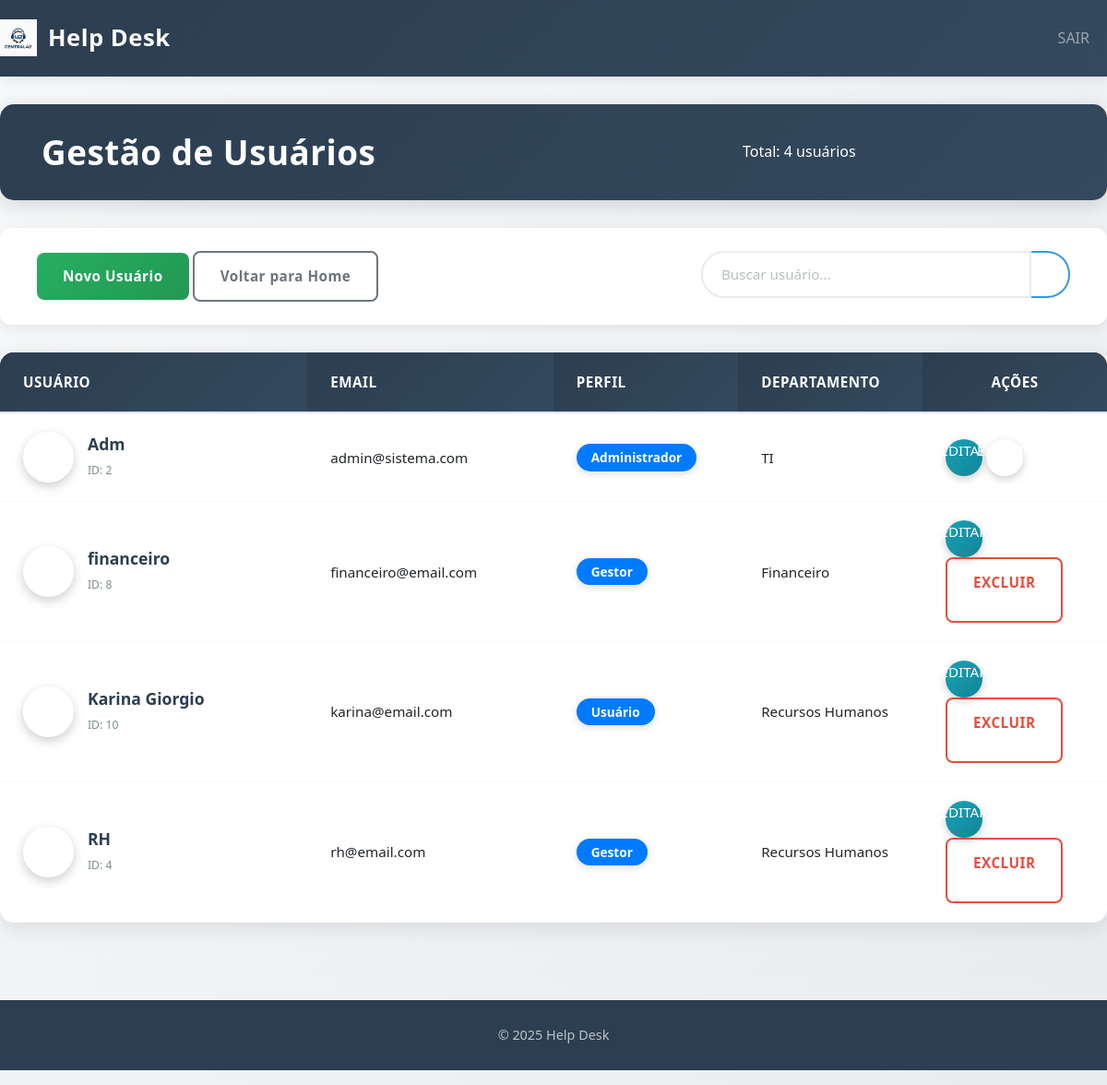
/gerenciar_usuarios.php (signed in), run on the app's committed database.
### tables this page shows
CREATE TABLE `usuarios` (
  `id_usuario` int(11) NOT NULL,
  `nome` varchar(100) NOT NULL,
  `email` varchar(100) NOT NULL,
  `senha` varchar(255) NOT NULL,
  `id_tipo_usuario` int(11) NOT NULL,
  `id_departamento` int(11) DEFAULT NULL
);

CREATE TABLE `departamentos` (
  `id_departamento` int(11) NOT NULL,
  `nome` varchar(100) NOT NULL
);

### classes/Usuario.php (called while the page is built, shortened)
<?php
class Usuario
{
    public function listarTodos($con)
    {
        try {
            $stmt = $con->prepare("
                SELECT u.id_usuario, u.nome, u.email, u.id_tipo_usuario, u.id_departamento,
                       d.nome as departamento_nome, t.nome_tipo as tipo_nome
                FROM usuarios u
                LEFT JOIN departamentos d ON u.id_departamento = d.id_departamento
                LEFT JOIN tipos_usuario t ON u.id_tipo_usuario = t.id_tipo_usuario
                ORDER BY u.nome
            ");
            $stmt->execute();
            return $stmt->fetchAll(PDO::FETCH_ASSOC);
        } catch (PDOException $e) {
            throw new Exception("Erro ao listar usuários: " . $e->getMessage());
        }
    }
}

### gerenciar_usuarios.php (the view, shortened to what this page needs)
<?php
include "cabecalho_logado.php";
include "conn.php";
include "classes/Usuario.php";
$usuarioModelo = new Usuario("", "", "", "", "");
$usuarios = $usuarioModelo->listarTodos($con);
?>
<main class="management-container">
    <div class="container-fluid">
        <div class="page-header">
            <div class="row align-items-center">
                <div class="col-md-8">
                    <h1 class="page-title">
                        <i class="fas fa-users-cog me-3"></i>Gestão de Usuários
                    </h1>
                </div>
                <div class="col-md-4 text-end">
                    <div class="user-stats">
                        Total: <?php echo count($usuarios); ?> usuários
                    </div>
                </div>
            </div>
        </div>
        <div class="actions-container">
            <div class="row">
                <div class="col-md-6">
                    <a href="cadastro.php" class="btn btn-success btn-lg">
                        <i class="fas fa-user-plus me-2"></i>Novo Usuário
                    </a>
                    <a href="home.php" class="btn btn-outline-secondary btn-lg">
                        <i class="fas fa-home me-2"></i>Voltar para Home
                    </a>
                </div>
                <div class="col-md-6 text-end">
                    <div class="input-group search-box">
                        <input type="text" class="form-control" placeholder="Buscar usuário..." id="searchInput">
                        <button class="btn btn-outline-primary" type="button">
                        </button>
                    </div>
                </div>
            </div>
        </div>
        <div class="users-table-container">
            <?php if (count($usuarios) > 1){ ?>
                <div class="table-responsive">
                    <table class="table table-hover" id="usersTable">
                        <thead class="table-dark">
                            <tr>
                                <th width="25%">Usuário</th>
                                <th width="20%">Email</th>
                                <th width="15%">Perfil</th>
                                <th width="15%">Departamento</th>
                                <th width="15%" class="text-center">Ações</th>
                            </tr>
                        </thead>
                        <tbody>
                            <?php foreach ($usuarios as $user){?>
                                <tr>
                                    <td>
                                        <div class="user-info">
                                            <div class="user-avatar">
                                            </div>
                                            <div class="user-details">
                                                <h6 class="mb-1">
                                                    <?php echo $user['nome']; ?>
                                                </h6>
                                                <small class="text-muted">ID: <?php echo $user['id_usuario']; ?></small>
                                            </div>
                                        </div>
                                    </td>
                                    <td>
                                        <div class="email-cell">
                                            <?php echo $user['email']; ?>
                                        </div>
                                    </td>
                                    <td>
                                        <?php
                                        $perfil = '';
                                        switch ($user['id_tipo_usuario']) {
                                            case 3:
                                                $perfil = 'Administrador';
                                                break;
                                            case 2:
                                                $perfil = 'Gestor';
                                                break;
                                            case 1:
                                            default:
                                                $perfil = 'Usuário';
                                                break;
                                        }
                                        ?>
                                        <span class="badge badge-pill badge-primary">
                                            <?php echo $perfil; ?>
                                        </span>
                                    </td>
                                    <td>
                                        <div class="department-cell">
                                            <?php echo $user['departamento_nome']; ?>
                                        </div>
                                    </td>
                                    <td>
                                        <div class="d-grid gap-2 d-md-block">
                                            <a href="editar_usuario.php?id=<?php echo $user['id_usuario']; ?>"
                                                class="btn-action btn-edit"
                                                title="Editar usuário">
                                                <p>EDITAR</p>
                                            </a>
                                            <?php if ($user['id_usuario'] != $_SESSION['id']){ ?>
                                                <a href="gerenciar_usuarios.php?excluir=<?php echo $user['id_usuario']; ?>"
                                                    class="btn btn-outline-danger"
                                                    title="Excluir usuário"
                                                    onclick="return confirm('Tem certeza que deseja excluir o usuário <?php echo $user['nome']; ?>? Esta ação não pode ser desfeita.')">
                                                    <p>EXCLUIR</p>
                                                </a>
                                            <?php } else { ?>
                                                <span class="btn-action btn-hidded" title="Não é possível excluir sua própria conta">
                                                    <p>EXCLUIR</p>
                                                </span>
                                            <?php }; ?>
                                        </div>
                                    </td>
                                </tr>
                            <?php }; ?>
                        </tbody>
                    </table>
                </div>
            <?php } ?>
        </div>
    </div>
</main>
<?php include "rodape.php"; ?>

### cabecalho_logado.php (shortened to what this page needs)
<!DOCTYPE html>
<html lang="pt-BR">
<head>
  <link rel="stylesheet"
        href="https://maxcdn.bootstrapcdn.com/bootstrap/4.0.0/css/bootstrap.min.css"
>
  <link rel="stylesheet" href="style.css">
</head>
<body>
  <header>
    <nav class="navbar navbar-dark bg-dark">
      <a class="navbar-brand" href="home.php">
        <img src="img/Gemini_Generated_Image_xny45nxny45nxny4.png" alt="Logo  Help Desk">
         Help Desk
      </a>
       <ul class="navbar-nav">
        <li class="nav-item">
          <a href="logoff.php" class="nav-link">
          SAIR
         </a>
    </nav>
  </header>

### rodape.php
  <footer class="text-center mt-4 mb-3 text-muted">
    <small>&copy; <?php echo date("Y"); ?>  Help Desk</small>
  </footer>
</body>
</html>

### style.css (style rules this page uses)
.navbar-dark.bg-dark { background: linear-gradient(135deg, #2c3e50, #34495e) !important; box-shadow: 0 2px 15px rgba(0, 0, 0, 0.1); padding: 1rem 0; }
.navbar-brand { font-weight: 700; font-size: 1.6rem; display: flex; align-items: center; letter-spacing: 0.5px; }
.navbar-brand img { margin-right: 12px; height: 40px; transition: transform 0.3s ease; }
.nav-link { font-weight: 500; transition: all 0.3s ease; padding: 0.5rem 1rem !important; border-radius: 6px; margin: 0 3px; }
body { background: linear-gradient(135deg, #f8f9fa 0%, #e9ecef 100%); min-height: 100vh; font-family: 'Segoe UI', Tahoma, Geneva, Verdana, sans-serif; line-height: 1.6; }
.container-fluid { min-height: calc(100vh - 120px); padding: 0; }
.row { width: 100%; justify-content: center; margin: 0; }
.form-control { border: 2px solid #e9ecef; border-radius: 8px; padding: 14px 18px; font-size: 0.95rem; transition: all 0.3s ease; background: #fff; width: 100%; }
.form-control::placeholder { color: #95a5a6; opacity: 0.7; }
.btn { border-radius: 8px; padding: 14px 28px; font-weight: 600; transition: all 0.3s ease; border: none; text-decoration: none; display: inline-block; text-align: center; cursor: pointer; font-size: 0.95rem; letter-spacing: 0.5px; }
.btn-success { background: linear-gradient(135deg, #27ae60, #229954); color: white; }
.btn-outline-primary { border: 2px solid #3498db; color: #3498db; background: transparent; }
.btn-outline-secondary { border: 2px solid #6c757d; color: #6c757d; background: transparent; }
.btn-outline-danger { border: 2px solid #e74c3c; color: #e74c3c; background: transparent; }
.management-container { min-height: calc(100vh - 120px); background: linear-gradient(135deg, #f8f9fa 0%, #e9ecef 100%); padding: 30px 0; }
.page-header { background: linear-gradient(135deg, #2c3e50, #34495e); color: white; padding: 30px; border-radius: 15px; margin-bottom: 30px; box-shadow: 0 5px 25px rgba(0, 0, 0, 0.15); }
.page-title { margin: 0; font-weight: 700; font-size: 2.3rem; letter-spacing: 0.5px; }
.actions-container { background: white; padding: 25px; border-radius: 12px; box-shadow: 0 3px 15px rgba(0, 0, 0, 0.08); margin-bottom: 30px; }
.search-box { max-width: 400px; margin-left: auto; }
.search-box .form-control { border-radius: 25px 0 0 25px; border: 2px solid #e9ecef; padding: 12px 20px; }
.search-box .btn { border-radius: 0 25px 25px 0; border: 2px solid #3498db; border-left: none; padding: 12px 20px; }
.users-table-container { background: white; border-radius: 15px; box-shadow: 0 5px 25px rgba(0, 0, 0, 0.1); overflow: hidden; margin-bottom: 30px; }
.table { margin: 0; width: 100%; border-collapse: collapse; }
.table th { background: linear-gradient(135deg, #2c3e50, #34495e); color: white; border: none; padding: 20px 25px; font-weight: 600; font-size: 0.95rem; text-transform: uppercase; letter-spacing: 0.5px; }
.table td { padding: 20px 25px; vertical-align: middle; border-bottom: 1px solid #f8f9fa; font-size: 0.95rem; }
.table tbody tr { transition: all 0.3s ease; }
.user-avatar { width: 55px; height: 55px; border-radius: 50%; display: flex; align-items: center; justify-content: center; color: white; font-weight: bold; font-size: 1.2rem; flex-shrink: 0; box-shadow: 0 4px 12px rgba(0, 0, 0, 0.2); }
.user-info { display: flex; align-items: center; gap: 15px; }
.user-details h6 { margin: 0; font-weight: 700; color: #2c3e50; font-size: 1.1rem; }
.email-cell, .department-cell { display: flex; align-items: center; font-size: 0.95rem; }
.badge { padding: 8px 16px; font-size: 0.85rem; font-weight: 700; border-radius: 20px; color: white; display: inline-flex; align-items: center; box-shadow: 0 2px 8px rgba(0, 0, 0, 0.15); }
.btn-action { width: 40px; height: 40px; border-radius: 50%; display: inline-flex; align-items: center; justify-content: center; text-decoration: none; transition: all 0.3s ease; border: none; color: white; box-shadow: 0 3px 10px rgba(0, 0, 0, 0.2); }
.btn-edit { background: linear-gradient(135deg, #17a2b8, #138496); }
.text-muted { color: #7f8c8d !important; }
footer { background: #2c3e50; color: white; padding: 25px 0; margin-top: auto; }
.text-muted small { color: #bdc3c7 !important; font-size: 0.9rem; }

### data on the page
usuarios: nome "Adm", id_usuario "2", email "admin@sistema.com", id_tipo_usuario "Administrador", id_departamento.nome "TI", shows "EXCLUIR"
usuarios: nome "financeiro", id_usuario "8", email "financeiro@email.com", id_tipo_usuario "Gestor", id_departamento.nome "Financeiro"
usuarios: nome "Karina Giorgio", id_usuario "10", email "karina@email.com", id_tipo_usuario "Usuário", id_departamento.nome "Recursos Humanos"
usuarios: nome "RH", id_usuario "4", email "rh@email.com", id_tipo_usuario "Gestor", id_departamento.nome "Recursos Humanos"

### other printed values
count($usuarios) "4"
